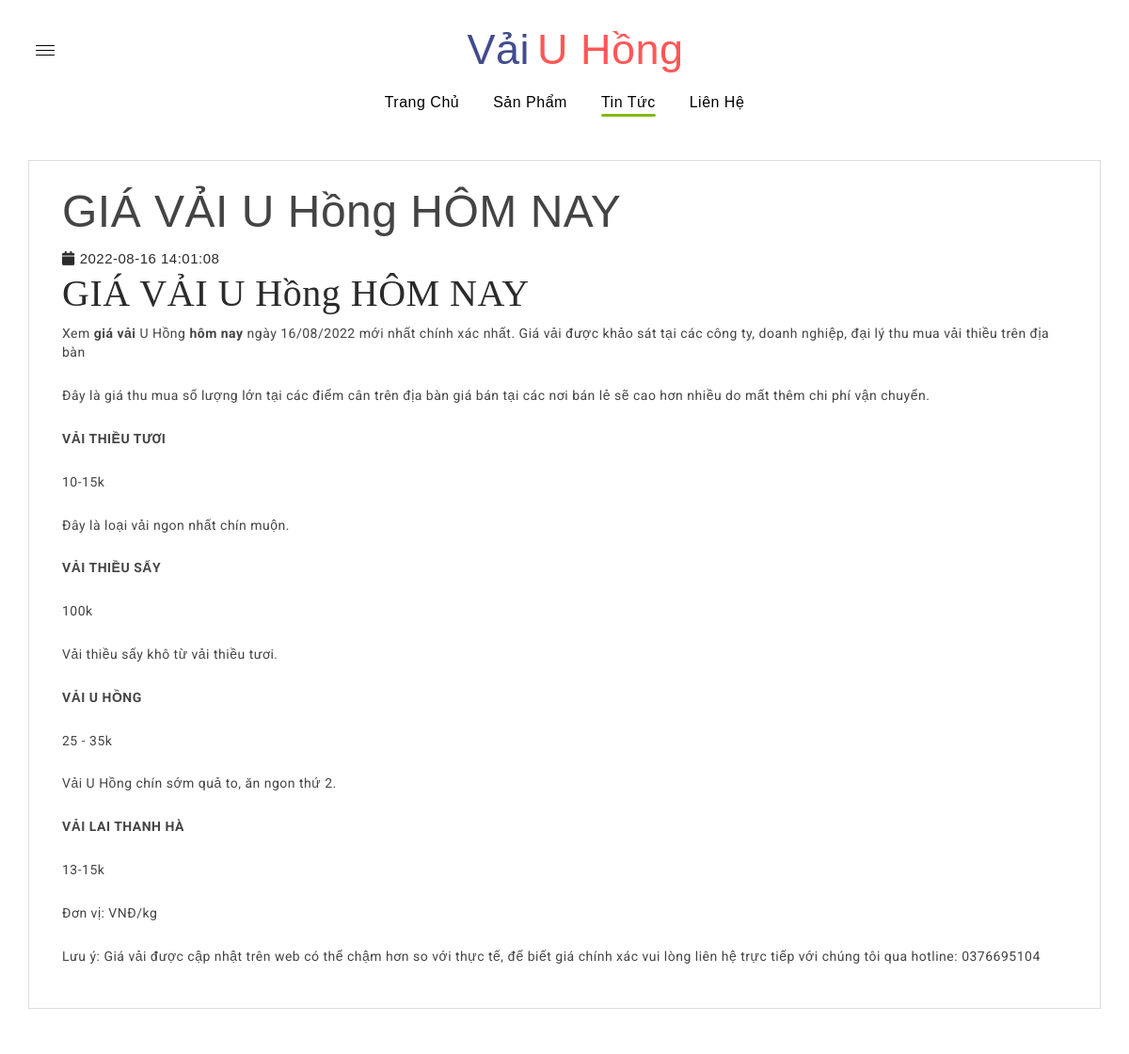
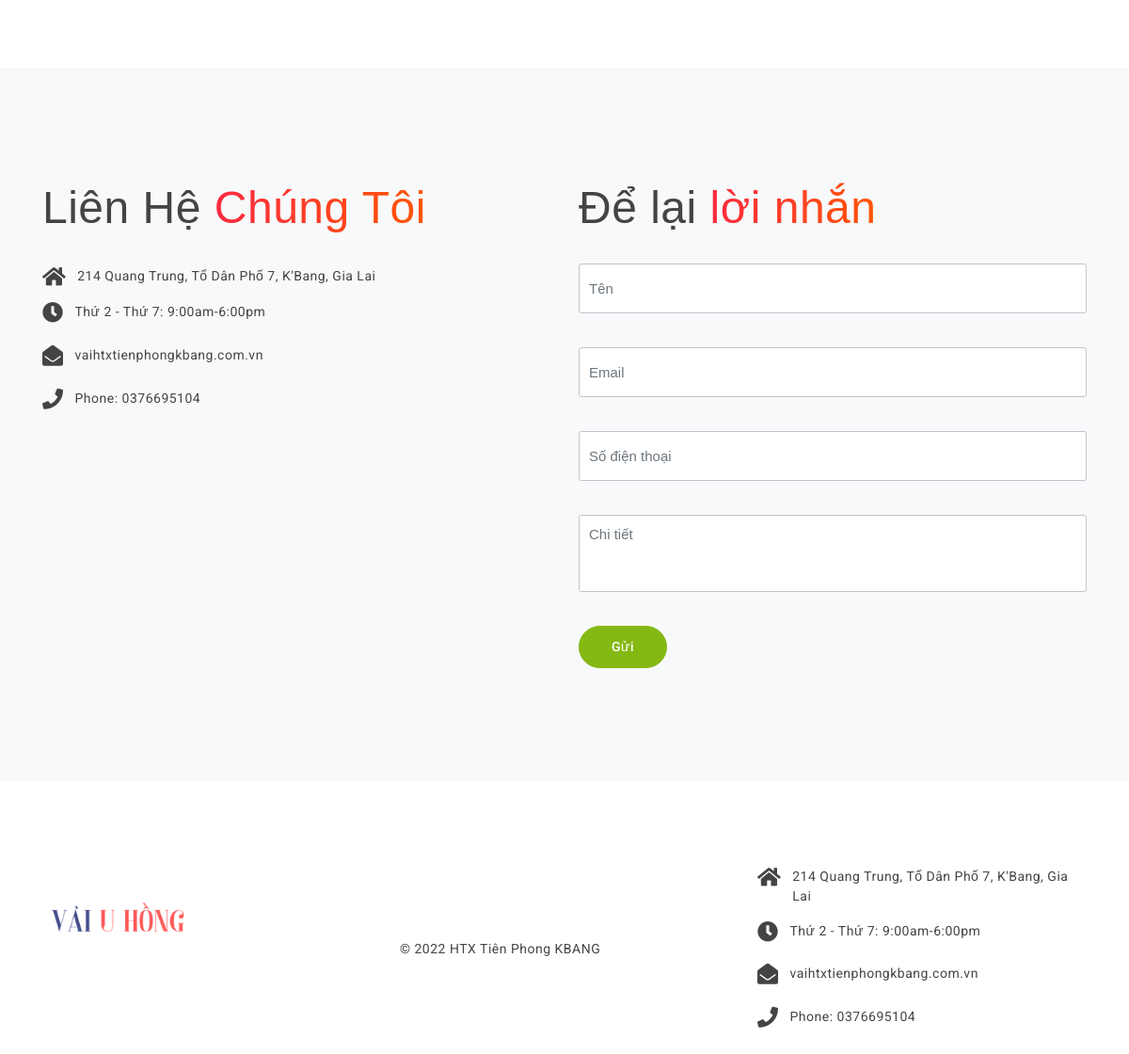
/tin-tuc/gia-vai-u-hong-hom-nay, run on the app's committed database (2 pictures, top to bottom).
### tables this page shows
CREATE TABLE `db_content` (
  `id` int(11) NOT NULL,
  `title` varchar(255) NOT NULL,
  `alias` varchar(255) NOT NULL,
  `introtext` mediumtext NOT NULL,
  `fulltext` mediumtext NOT NULL,
  `img` varchar(255) NOT NULL,
  `created` datetime NOT NULL,
  `created_by` varchar(50) NOT NULL,
  `modified` datetime NOT NULL,
  `modified_by` varchar(50) NOT NULL,
  `trash` int(1) NOT NULL DEFAULT 1,
  `status` int(1) NOT NULL DEFAULT 1
);

### application/controllers/Tintuc.php (called while the page is built, shortened)
<?php
class Tintuc extends CI_Controller {
    function __construct() {
        $this->load->model('frontend/Mproduct');
        $this->load->model('frontend/Mcategory');
        $this->load->model('frontend/Mcontent');
		$this->load->model('frontend/Mslider');
        $this->data['com']='tintuc';
    }
	public function detail(){
		$aurl = explode('/', uri_string());
		$link = $aurl[1];
		$row = $this->Mcontent->content_get_detail($link);
		$this->data['row']=$row;
		$this->data['title']=$row['title'];
		$this->data['view']='detail';
		$this->load->view('frontend/components/tintuc/detail',$this->data);
	}
}

### index.php (called while the page is built, shortened)
<?php
require_once BASEPATH.'core/CodeIgniter.php';

### application/models/frontend/Mcontent.php (called while the page is built, shortened)
<?php if ( ! defined('BASEPATH')) exit('No direct script access allowed');
class Mcontent extends CI_Model {
	public function __construct(){
            $this->table = $this->db->dbprefix('content');
    }
    public function content_get_detail($link){
        $this->db->where('status', 1);
        $this->db->where('trash', 1);
        $this->db->where('alias', $link);
        $this->db->limit(1);
        $query = $this->db->get($this->table);
        return $query->row_array();
    }
}

### application/views/frontend/components/tintuc/detail.php (the view, shortened to what this page needs)
<!DOCTYPE html>
<html lang="en">
<head>
    <link rel="stylesheet" href="<?php echo base_url() ?>/public/vendor/css/bundle.min.css">
    <link rel="stylesheet" href="<?php echo base_url() ?>/public/vendor/css/revolution-settings.min.css">
    <link rel="stylesheet" href="<?php echo base_url() ?>/public/vendor/css/jquery.fancybox.min.css">
    <link rel="stylesheet" href="<?php echo base_url() ?>/public/vendor/css/owl.carousel.min.css">
    <link rel="stylesheet" href="<?php echo base_url() ?>/public/vendor/css/swiper.min.css">
    <link rel="stylesheet" href="<?php echo base_url() ?>/public/vendor/css/cubeportfolio.min.css">
    <link rel="stylesheet" href="<?php echo base_url() ?>/public/vendor/css/LineIcons.min.css">
    <link rel="stylesheet" href="<?php echo base_url() ?>/public/vendor/css/jquery-ui.bundle.css">
    <link rel="stylesheet" href="<?php echo base_url() ?>/public/vendor/css/select2.min.css">
    <link rel="stylesheet" href="<?php echo base_url() ?>/public/vendor/css/slick-theme.css">
    <link rel="stylesheet" href="<?php echo base_url() ?>/public/vendor/css/slick.css">
    <link rel="stylesheet" href="<?php echo base_url() ?>/public/food/css/style.css">
</head>
<body data-spy="scroll" data-target=".navbar" data-offset="90" class="position-relative">
<div class="wrapper">
<header class="header-with-topbar style-two">
    <div class="top-header-area d-none d-lg-inline-block transparent-bg center-logo">
        <div class="container">
            <div class="row">
                <a href="#home" class="logo link" title="logo">
					<span style="font-size: 45px;font-family: 'Playfair Display', sans-serif;color: #424c8c;">Vải</span><span style="font-size: 45px;font-family: 'Playfair Display', sans-serif;color: #ff5757;margin-left:8px">U Hồng</span>
                </a>
        </div>
        </div>
    </div>
    <nav class="navbar navbar-top-default navbar-expand-lg full-nav center-logo nav-line">
        <div class="container">
            <div class="collapse navbar-collapse d-none d-lg-block">
                <ul class="nav navbar-nav">
                    <li class="nav-item">
                        <a class=" nav-link link" href="<?php echo base_url() ?>trang-chu">Trang chủ</a>
                    </li>
                    <li class="nav-item">
                        <a class=" nav-link link" href="<?php echo base_url() ?>sanpham">Sản phẩm</a>
                    </li>
                </ul>
                <ul class="nav navbar-nav">
                    <li class="nav-item">
                        <a class=" nav-link link active" href="<?php echo base_url() ?>tin-tuc">Tin tức</a>
                    </li>
                    <li class="nav-item">
                        <a class=" nav-link link" href="#contact">Liên hệ</a>
                    </li>
                </ul>
            </div>
            <div class="social_icons">
                <ul>
                    <li><a href="#." class="facebook-bg-hvr"><i class="lni lni-facebook-filled" aria-hidden="true"></i></a> </li>
                    <li><a href="#." class="twitter-bg-hvr"><i class="lni lni-twitter-filled" aria-hidden="true"></i></a> </li>
                    <li><a href="#." class="linkedin-bg-hvr"><i class="lni lni-linkedin" aria-hidden="true"></i></a> </li>
                    <li><a href="#." class="instagram-bg-hvr"><i class="lni lni-instagram" aria-hidden="true"></i></a> </li>
                </ul>
            </div>
            <div class="side-nav-btn" id="sidemenu_toggle">
                <span></span>
                <span></span>
                <span></span>
            </div>
        </div>
    </nav>
</header>
<section id="content">
		<div class="container" style="margin-top:50px; padding: 20px ; border: 1px solid #ddd">
			<div class="col-xs-12 col-sm-12 col-md-12 col-lg-12 product-content" id="list-content">
				<div class="product-wrap" id="info-content">
					<div class="content-ct">
						<div class="fs-ne2-it clearfix" style="padding-top: 5px">
							<div class="fs-ne2-it clearfix">
								<div class="entry-title">
									<h2><?php echo $row['title']; ?></h2>
								</div>
								<ul class="entry-meta clearfix">
									<li><i class="fa fa-calendar" style="margin-right: 5px"></i><?php echo $row['created']; ?></li>
								</ul>
							</div>
							<div class="entry-content">
								<p><?php echo $row['fulltext']; ?></p>
							</div>
						</div>
					</div>
				</div>
			</div>
		</div>
	</section>
    <section class="contact-us bg-light" id="contact">
        <div class="container">
            <div class="row pb-0">
                <div class="col-md-6">
                    <div class="contact">
                        <h2 class="text-capitalize mb-30">Liên Hệ <span class="text-gradient"> Chúng tôi</span></h2>
                        <div class="icon-flex">
                        <p class="contact-detail mb-3"><i class="fa fa-home contact-icon"></i> 214 Quang Trung, Tổ Dân Phố 7, K'Bang, Gia Lai</p>
                        </div>
                        <p class="contact-detail"><i class="fa fa-clock contact-icon"></i> Thứ 2 - Thứ 7: 9:00am-6:00pm</p>
                        <p class="contact-detail"><i class="fa fa-envelope-open contact-icon"></i> vaihtxtienphongkbang.com.vn</p>
                        <p class="contact-detail"><i class="fa fa-phone contact-icon"></i> Phone: 0376695104</p>
                    </div>
                    </div>
                <div class="col-md-6">
                    <div class="book-table">
                        <h2 class="table-booking mb-30">Để lại <span class="text-gradient"> lời nhắn</span></h2>
                    </div>
                    <form class="contact-form" id="contact-form-data">
                        <div class="row">
                            <div class="col-md-12 mb-3">
								<input class="form-control m-mb-20" type="text" placeholder="Tên" required="" id="name" name="userName">
                            </div>
                            <div class="col-md-12 mb-3">
								<input class="form-control m-mb-20" type="email" placeholder="Email" required="" id="email" name="userEmail">
                            </div>
							<div class="col-md-12 mb-3">
								<input class="form-control m-mb-20" type="text" placeholder="Số điện thoại" required="" id="phone" name="phone">
                            </div>
                            <div class="col-md-12 mb-3">
								<textarea class="form-control" placeholder="Chi tiết" id="description" name="description"></textarea>
                            </div>
                            <div class="col-md-6 text-center text-md-left">
								<button type="button" onclick="saveLienHe()" class="btn btn-green btn-large btn-rounded d-inline-block contact_btn_1" id="cf-submit" name="submit"><i class="fa fa-spinner fa-spin mr-2 d-none" aria-hidden="true"></i> Gửi</button>
                            </div>
                        </div>
                    </form>
                </div>
                </div>
            </div>
    </section>
    <footer class="footer-sec">
        <div class="container">
            <div class="row">
                <div class="col-md-4">
                    <div class="footer-logo" style="padding-top:30px">
                        <div class="logo-max">
                        <a href="#home" class="logo link" title="logo">
                            <img src="<?php echo base_url() ?>/public/food/img/logo.png" alt="logo" title="Logo" class="logo-default">
                        </a>
                        </div>
                    </div>
                </div>
				<div class="col-md-4 col-sm-12 justify-content-start d-flex">
                    <div class="footer-para" style="padding-top:20px">
                        <div class="contact-social-icon pb-20">
                            <ul class="social-icons mb-0">
                                <li><a href="#." class="facebook-bg-hvr"><i class="lni lni-facebook-filled" aria-hidden="true"></i></a> </li>
                                <li><a href="#." class="twitter-bg-hvr"><i class="lni lni-twitter-filled" aria-hidden="true"></i></a> </li>
                                <li><a href="#." class="linkedin-bg-hvr"><i class="lni lni-linkedin" aria-hidden="true"></i></a> </li>
                                <li><a href="#." class="instagram-bg-hvr"><i class="lni lni-instagram" aria-hidden="true"></i></a> </li>
                            </ul>
                        </div>
                        <p class="copyright-para">© 2022 HTX Tiên Phong <a href="javascript:void(0);" class="grey"> KBANG</a></p>
                    </div>
                </div>
				<div class="col-md-4">
					<div class="contact">
                        <div class="icon-flex">
                       	 <p class="contact-detail mb-3"><i class="fa fa-home contact-icon"></i> 214 Quang Trung, Tổ Dân Phố 7, K'Bang, Gia Lai</p>
                        </div>
                        <p class="contact-detail"><i class="fa fa-clock contact-icon"></i> Thứ 2 - Thứ 7: 9:00am-6:00pm</p>
                        <p class="contact-detail"><i class="fa fa-envelope-open contact-icon"></i> vaihtxtienphongkbang.com.vn</p>
                        <p class="contact-detail"><i class="fa fa-phone contact-icon"></i> Phone: 0376695104</p>
                    </div>
                </div>
            </div>
        </div>
    </footer>
</div>
</body>
</html>

### data on the page
db_content: title "GIÁ VẢI U Hồng HÔM NAY", created "2022-08-16 14:01:08", fulltext "GIÁ VẢI U Hồng HÔM NAY Xem giá vải U Hồng hôm nay ngày 16/08/2022 mới nhất chính xác nhất. Giá vải được khảo sát tại các công ty, doanh nghiệp, đại lý thu mua vải thiều trên địa bàn Đây là giá thu mua số lượng lớn tại các điểm cân trên địa bàn giá bán tại các nơi bán lẻ sẽ cao hơn nhiều do mất thêm chi phí vận chuyển. VẢI THIỀU TƯƠI 10-15k Đây là loại vải ngon nhất chín muộn. VẢI THIỀU SẤY 100k Vải thiều sấy khô từ vải thiều tươi. VẢI U HỒNG 25 - 35k Vải U Hồng chín sớm quả to, ăn ngon thứ 2. VẢI LAI THANH HÀ 13-15k Đơn vị: VNĐ/kg Lưu ý: Giá vải được cập nhật trên web có thể chậm hơn so với thực tế, để biết giá chính xác vui lòng liên hệ trực tiếp với chúng tôi qua hotline: 0376695104"
